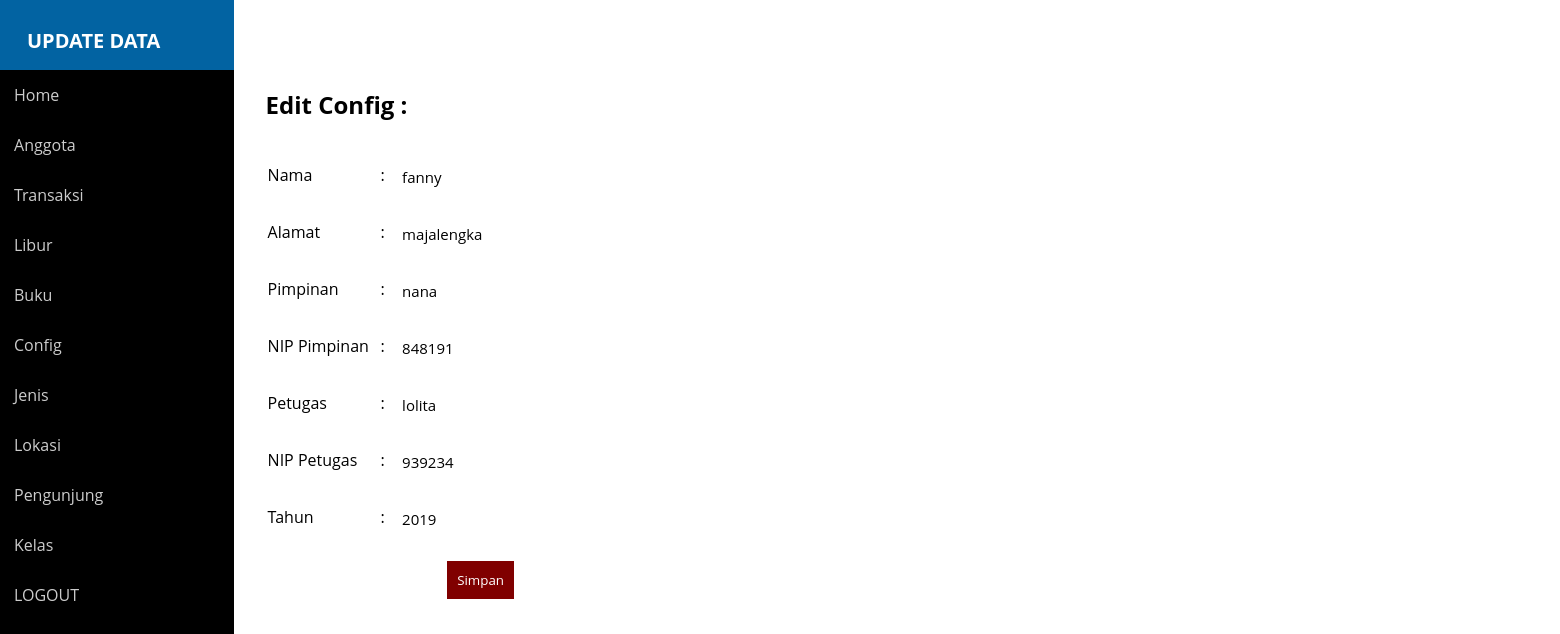
Page /perpus/update_config.php?id=94 (signed in) on the committed database.
### tables this page shows
CREATE TABLE IF NOT EXISTS `config` (
`id` int(5) NOT NULL,
  `nama` varchar(255) NOT NULL,
  `alamat` varchar(100) NOT NULL,
  `pimpinan` varchar(100) NOT NULL,
  `pimpinan_nip` varchar(100) NOT NULL,
  `petugas` varchar(100) NOT NULL,
  `petugas_nip` varchar(100) NOT NULL,
  `tahun` varchar(100) NOT NULL
);

### perpus/update_config.php (the view, shortened to what this page needs)
<!DOCTYPE html>
<html>
<head>
	<link rel="stylesheet" type="text/css" href="style2.css">
</head>
<body>
	<nav>
		<ul class="kiri">
			<li><a href="index.php">UPDATE DATA</a></li>
		</ul>
	</nav>
	<div class="sidebar">
		<ul>
	 	<li><a href="index.php">Home</a></li>
      <li><a href="anggota.php">Anggota</a></li>
      <li><a href="Transaksi.php">Transaksi</a></li>
      <li><a href="libur.php">Libur</a></li>
      <li><a href="buku.php">Buku</a></li>
      <li><a href="config.php">Config</a></li>
      <li><a href="jenis.php">Jenis</a></li>
      <li><a href="lokasi.php">Lokasi</a></li>
      <li><a href="pengunjung.php">Pengunjung</a></li>
      <li><a href="kelas.php">Kelas</a></li>
      <li><a href="logout.php">LOGOUT</a></li>
		</ul>
	</div>
	<div class="main">
		<div class="isimain">
			<?php
			$id = $_GET['id'];
			$link = koneksi_db();
			$sql = "SELECT * FROM config WHERE id='$id'";
			$res = mysqli_query($link,$sql);
			if (mysqli_num_rows($res)==1) {
				$data = mysqli_fetch_array($res);
			?>
			<form action="proses_update_config.php?id=<?=$data['id']; ?>" method="POST">
				<h1><font size="5">Edit Config : </font></h1><br>
				<table width="430px">
					<tr>
						<td>Nama</td><td>:</td>
						<td>
							<input type="text" name="nama"  value="<?=$data['nama'];?>" maxlength="5" autocomplete required>
						</td>
					</tr>
					<tr>
						<td>Alamat</td><td>:</td>
						<td>
							<input type="text" name="alamat"  value="<?=$data['alamat'];?>" maxlength="150"  autocomplete required>
						</td>
					</tr>
					<tr>
						<td>Pimpinan</td><td>:</td>
						<td>
							<input type="text" name="pimpinan"  value="<?=$data['pimpinan'];?>" maxlength="150" autocomplete required>
						</td>
					</tr>
					<tr>
						<td>NIP Pimpinan</td><td>:</td>
						<td>
							<input type="text" name="pimpinan_nip"  value="<?=$data['pimpinan_nip'];?>"  maxlength="150" autocomplete required>
						</td>
					</tr>
					<tr>
						<td>Petugas</td><td>:</td>
						<td>
							<input type="text" name="petugas"  value="<?=$data['petugas'];?>" maxlength="150" autocomplete required>
						</td>
					</tr>
					<tr>
						<td>NIP Petugas</td><td>:</td>
						<td>
							<input type="text" name="petugas_nip"  value="<?=$data['petugas_nip'];?>" maxlength="150" autocomplete required>
						</td>
					</tr>
					<tr>
						<td>Tahun</td><td>:</td>
						<td>
							<input type="text" name="tahun" value="<?=$data['tahun'];?>" maxlength="150" autocomplete required>
						</td>
					</tr>
					<tr>
						<td colspan="3" style="padding-top: 15px;text-align: center;"><input type="submit" value="Simpan" name="save"></td>
					</tr>
				</table>
			</form>
			<?php } ?>
		</div>
	</div>
</body>
</html>

### perpus/style2.css (style rules this page uses)
body { font-family: 'Open Sans', sans-serif; }
* { margin: 0; padding: 0; font-family: 'Open Sans', sans-serif; }
nav { width: 15%; height: 70px; background: #0263a2; position: fixed; z-index: 999; }
.kiri { float: left; width: 500px; }
.kiri a { font-weight: bold; padding-top: 50px; }
nav ul li a { font-size: 20px; }
nav .kiri li a { display: inline-block; padding: 27px; color: #fff; text-transform: uppercase; }
a { text-decoration: none; }
.sidebar { width: 15%; background: #000; position: fixed; height: 500%; padding-top: 70px; overflow: hidden; float: left; }
.sidebar ul li { list-style: none; }
.sidebar ul li a { padding: 14px; width: 50%; color: #ccc; display: block; transition: 0.4s; }
.main { float: left; width: 250%; margin-left: 1%; }
.isimain { padding: 80px 10px 30px 250px; }
input[type=text],select,textarea { outline: none; border-bottom: 0px solid black; border-left: 0px; border-right: 0px; border-top: 0px; font-size: 15px; width: 250px; margin: 10px 5px 5px 5px; padding: 10px; resize: none; }
input[type=submit] { margin: 0px; outline: 0; background: maroon; color: #fff; border: 0; padding: 10px; cursor: pointer; }

### rows in the picture
config: nama "fanny", alamat "majalengka", pimpinan "nana", pimpinan_nip "848191", petugas "lolita", petugas_nip "939234", tahun "2019"
